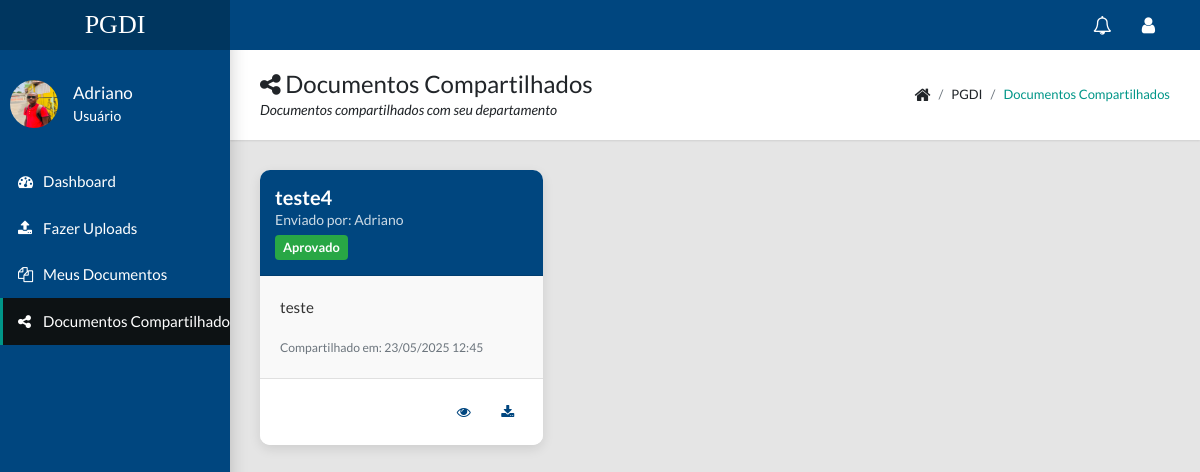
Screenshot of /Usuário/DocumentosDoMeuDepartamento.php (signed in) with the database file from the repository.
### tables this page shows
CREATE TABLE `usuario` (
  `Id` int(11) NOT NULL,
  `Nome` varchar(100) NOT NULL,
  `Telefone` varchar(14) NOT NULL,
  `Senha` varchar(255) NOT NULL,
  `Email` varchar(150) NOT NULL,
  `Permissao` enum('0','1','2') NOT NULL COMMENT '0=Admin, 2=Chefe, 1=Normal',
  `Genero` enum('M','F','O') NOT NULL,
  `Created_at` timestamp NOT NULL DEFAULT current_timestamp(),
  `Id_Departamento` int(11) DEFAULT NULL,
  `Caminho_da_Ft` varchar(150) DEFAULT NULL,
  `Ativo` tinyint(1) NOT NULL DEFAULT 1,
  `Ultimo_login` datetime DEFAULT NULL
);

CREATE TABLE `documentos` (
  `Id` int(11) NOT NULL,
  `Titulo` varchar(255) NOT NULL,
  `Descricao` varchar(255) NOT NULL,
  `Data` timestamp NOT NULL DEFAULT current_timestamp() ON UPDATE current_timestamp(),
  `Id_usuario` int(11) NOT NULL,
  `Caminho_Doc` varchar(150) NOT NULL,
  `Tipo` varchar(50) NOT NULL,
  `Tamanho` int(11) NOT NULL COMMENT 'Tamanho em bytes',
  `Estado` enum('Rascunho','Pendente','Aprovado','Rejeitado') NOT NULL DEFAULT 'Rascunho',
  `Id_aprovador` int(11) DEFAULT NULL,
  `Data_aprovacao` datetime DEFAULT NULL
);

### Usuário/DocumentosDoMeuDepartamento.php (the view, shortened to what this page needs)
<?php
require 'conexão.php';
$id = $_SESSION['id_user'];
$sql = "SELECT * FROM usuario WHERE Id = '$id'";
$resultado = mysqli_query($mysqli, $sql);
$dados = mysqli_fetch_array($resultado);
?>
<!DOCTYPE html>
<html lang="en">
<head>
    <link rel="stylesheet" type="text/css" href="../css/main.css">
    <link rel="stylesheet" type="text/css" href="https://maxcdn.bootstrapcdn.com/font-awesome/4.7.0/css/font-awesome.min.css">
</head>
<body class="app sidebar-mini rtl">
    <header class="app-header">
        <a class="app-header__logo" href="index.php">PGDI</a>
        <ul class="app-nav">
            <li class="dropdown">
                <a class="app-nav__item" href="#" data-toggle="dropdown" aria-label="Show notifications">
                    <div class="notification-wrapper">
                        <i class="fa fa-bell-o fa-lg"></i>
                    </div>
                </a>
            </li>
            <li class="dropdown">
                <a class="app-nav__item" href="#" data-toggle="dropdown" aria-label="Open Profile Menu">
                    <i class="fa fa-user fa-lg"></i>
                </a>
            </li>
        </ul>
    </header>
    <aside class="app-sidebar">
        <div class="app-sidebar__user">
            <?php if(!empty($dados['Caminho_da_Ft'])): ?>
                <img src="Fotos/<?php echo htmlspecialchars($dados['Caminho_da_Ft']); ?>" alt="Foto do perfil" class="app-sidebar__user-avatar" style="width: 48px; height: 48px; display: flex; align-items: center; justify-content: center; border-radius: 50%;" >
            <?php else: ?>
                <div class="app-sidebar__user-avatar bg-primary text-white" style="width: 48px; height: 48px; display: flex; align-items: center; justify-content: center; border-radius: 50%;">
                    <?php echo strtoupper(substr($dados['Nome'], 0, 1)); ?>
                </div>
            <?php endif; ?>
            <div>
                <p class="app-sidebar__user-name"><?php echo htmlspecialchars($dados['Nome']); ?></p>
                <p class="app-sidebar__user-designation">
                    <?php
                    if($dados['Permissao'] == '0') echo 'Administrador';
                    elseif($dados['Permissao'] == '2' && isset($departamento)) echo 'Chefe de '.htmlspecialchars($departamento['Nome']);
                    else echo 'Usuário';
                    ?>
                </p>
            </div>
        </div>
         <div class="app-menu">
            <li><a class="app-menu__item" href="index.php"><i class="app-menu__icon fa fa-dashboard"></i><span class="app-menu__label">Dashboard</span></a></li>
            <?php if($dados['Id_Departamento'] != NULL): ?>
            <li><a class="app-menu__item" href="upload.php"><i class="app-menu__icon fa fa-upload"></i><span class="app-menu__label">Fazer Uploads</span></a></li>
            <li><a class="app-menu__item" href="meusUploads.php"><i class="app-menu__icon fa fa-files-o"></i><span class="app-menu__label">Meus Documentos</span></a></li>
            <li><a class="app-menu__item active" href="DocumentosDoMeuDepartamento.php"><i class="app-menu__icon fa fa-share-alt"></i><span class="app-menu__label">Documentos Compartilhados</span></a></li>
              <?php endif; ?>
            </div>
    </aside>
    <main class="app-content">
        <div class="app-title">
            <div>
                <h1><i class="fa fa-share-alt"></i> Documentos Compartilhados</h1>
                <p>Documentos compartilhados com seu departamento</p>
            </div>
            <ul class="app-breadcrumb breadcrumb side">
                <li class="breadcrumb-item"><i class="fa fa-home fa-lg"></i></li>
                <li class="breadcrumb-item">PGDI</li>
                <li class="breadcrumb-item active"><a href="#">Documentos Compartilhados</a></li>
            </ul>
        </div>
        <div class="row">
            <?php
            $idDepartamento = $dados['Id_Departamento'];
            $sql_permissoes = "SELECT p.Tipo, up.Estado
                               FROM usuario_permissoes up
                               JOIN permissoes p ON up.Id_permissao = p.Id
                               WHERE up.Id_usuario = '$id'
                               AND (p.Tipo = 'visualizar' OR p.Tipo = 'Download')";
            $result_permissoes = mysqli_query($mysqli, $sql_permissoes);
            $pode_visualizar = false;
            $pode_download = false;
            while($permissao = mysqli_fetch_assoc($result_permissoes)) {
                if($permissao['Tipo'] == 'visualizar' && $permissao['Estado'] == 1) {
                    $pode_visualizar = true;
                }
                if($permissao['Tipo'] == 'Download' && $permissao['Estado'] == 1) {
                    $pode_download = true;
                }
            }
            if ($idDepartamento) {
                $sql = "SELECT d.*, u.Nome as NomeUsuario
                        FROM documentos d
                        JOIN documento_departamento dd ON d.Id = dd.Id_documento
                        JOIN usuario u ON d.Id_usuario = u.Id
                        WHERE dd.Id_departamento = '$idDepartamento' And Estado = 'Aprovado'
                        ORDER BY d.Data DESC";
                $resultado = mysqli_query($mysqli, $sql);
                if (mysqli_num_rows($resultado)){
                    while ($dado = mysqli_fetch_array($resultado)) {
                        $caminho_completo = '../Arquivos/' . $dado['Caminho_Doc'];
                        $statusClass = 'status-' . strtolower($dado['Estado']);
            ?>
            <div class="col-md-4">
                <div class="card document-card">
                    <div class="card-header">
                        <h5 class="card-title"><?php echo htmlspecialchars($dado['Titulo']); ?></h5>
                        <small>Enviado por: <?php echo htmlspecialchars($dado['NomeUsuario']); ?></small>
                        <div style="margin-top: 5px;">
                            <span class="document-status <?php echo $statusClass; ?>">
                                <?php echo $dado['Estado']; ?>
                            </span>
                        </div>
                    </div>
                    <div class="card-body">
                        <p class="card-text"><?php echo htmlspecialchars($dado['Descricao']); ?></p>
                        <p class="card-text"><small class="text-muted">Compartilhado em: <?php echo date('d/m/Y H:i', strtotime($dado['Data'])); ?></small></p>
                    </div>
                    <div class="card-footer">
                        <div class="btn-group">
                            <?php if($pode_visualizar): ?>
                                <button class="btn btn-icon" onclick="viewDocument('<?php echo $caminho_completo; ?>', <?php echo $dado['Id']; ?>)" title="Visualizar">
                                    <i class="fa fa-eye"></i>
                                </button>
                            <?php endif; ?>
                            <?php if($pode_download): ?>
                                <a href="download.php?id=<?php echo $dado['Id']; ?>" class="btn btn-icon" title="Download">
                                    <i class="fa fa-download"></i>
                                </a>
                            <?php endif; ?>
                        </div>
                    </div>
                </div>
            </div>
            <?php
                    }
                } else {
                    echo '<div class="col-12"><div class="alert alert-info">Nenhum documento compartilhado com seu departamento.</div></div>';
                }
            } else {
                echo '<div class="col-12"><div class="alert alert-warning">Você não está associado a nenhum departamento.</div></div>';
            }
            ?>
        </div>
    </main>
</body>
</html>

### Usuário/DocumentosDoMeuDepartamento.php (style rules this page uses)
.notification-wrapper { position: relative; display: inline-block; }
.document-card { border: none; border-radius: 10px; box-shadow: 0 4px 12px rgba(0, 0, 0, 0.1); transition: transform 0.3s ease, box-shadow 0.3s ease; background: #ffffff; overflow: hidden; margin-bottom: 20px; }
.card-header { background-color: #00467f; color: white; padding: 15px; border-top-left-radius: 10px; border-top-right-radius: 10px; }
.card-title { font-size: 1.25rem; font-weight: 600; margin: 0; }
.card-header small { font-size: 0.875rem; opacity: 0.8; }
.card-body { padding: 20px; background-color: #f9f9f9; }
.card-text { font-size: 0.95rem; color: #333; line-height: 1.5; }
.card-footer { background-color: #ffffff; padding: 15px; border-bottom-left-radius: 10px; border-bottom-right-radius: 10px; border-top: 1px solid #e0e0e0; }
.btn-group { display: flex; justify-content: flex-end; gap: 10px; }
.btn-icon { background: none; border: none; color: #00467f; font-size: 1rem; padding: 8px; border-radius: 50%; width: 36px; height: 36px; display: flex; align-items: center; justify-content: center; transition: background-color 0.3s ease, color 0.3s ease; }
.document-status { display: inline-block; padding: 3px 8px; border-radius: 4px; font-size: 0.8rem; font-weight: 600; }
.status-aprovado { background-color: #28a745; color: white; }

### rows the page displays
usuario: Caminho_da_Ft (picture), Nome "Adriano"
documentos: Titulo "teste4", Id_usuario.Nome "Adriano", Estado "Aprovado", Descricao "teste", Data "23/05/2025 12:45"
